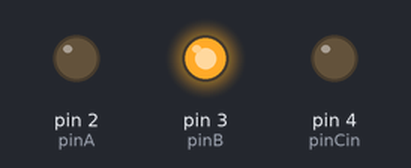
A sketch run on a simulated Arduino Uno, built with avr-gcc and run on an emulated ATmega328P. On the bench: output pins drawn as LEDs (lit = HIGH).

Above: at 2.0 s.
At 6.0 s:
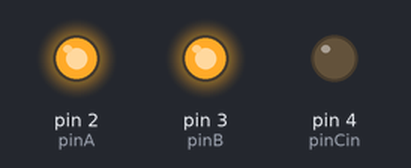
At 10.0 s:
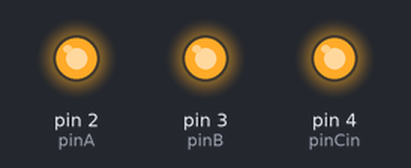
Timing chart, 0 to 13.8 s (numbered marks = the images above):
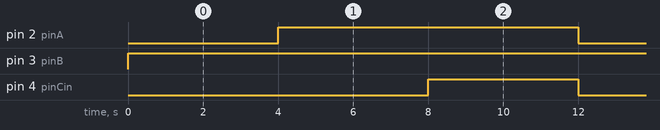

The sketch:

brilliant_wluff_jaban1.ino
```cpp
int pinA = 2;
int pinB = 3;
int pinCin = 4;

void setup() {
  pinMode(pinA, OUTPUT);
  pinMode(pinB, OUTPUT);
  pinMode(pinCin, OUTPUT);
}

void loop() {
  // Caso 1: 0 + 1 + 0 = 1 (Suma=1, Acarreo=0) -> Solo LED Azul encendido
  digitalWrite(pinA, LOW);
  digitalWrite(pinB, HIGH);
  digitalWrite(pinCin, LOW);
  delay(4000);

  // Caso 2: 1 + 1 + 0 = 2 (Suma=0, Acarreo=1) -> Solo LED Naranja encendido
  digitalWrite(pinA, HIGH);
  digitalWrite(pinB, HIGH);
  digitalWrite(pinCin, LOW);
  delay(4000);

  // Caso 3: 1 + 1 + 1 = 3 (Suma=1, Acarreo=1) -> Ambos LEDs encendidos
  digitalWrite(pinA, HIGH);
  digitalWrite(pinB, HIGH);
  digitalWrite(pinCin, HIGH);
  delay(4000);
}
```

Measured:
- by itself, pin 2 (pinA): alternates HIGH for 8.0 s and LOW for 4.0 s
- by itself, pin 3 (pinB): LOW → HIGH at 0.00 s
- by itself, pin 4 (pinCin): alternates HIGH for 4.0 s and LOW for 8.0 s
